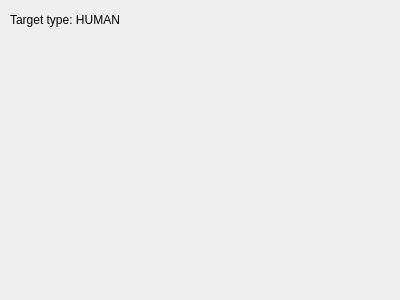
<?xml version="1.0" encoding="UTF-8"?>
<ui version="4.0">
 <class>OptWidget</class>
 <widget class="QWidget" name="OptWidget">
  <property name="geometry">
   <rect>
    <x>0</x>
    <y>0</y>
    <width>400</width>
    <height>300</height>
   </rect>
  </property>
  <property name="cursor">
   <cursorShape>CrossCursor</cursorShape>
  </property>
  <property name="windowTitle">
   <string>Form</string>
  </property>
  <widget class="QLabel" name="label">
   <property name="geometry">
    <rect>
     <x>10</x>
     <y>10</y>
     <width>140</width>
     <height>20</height>
    </rect>
   </property>
   <property name="text">
    <string>Target type: HUMAN</string>
   </property>
  </widget>
 </widget>
 <resources/>
 <connections/>
</ui>
